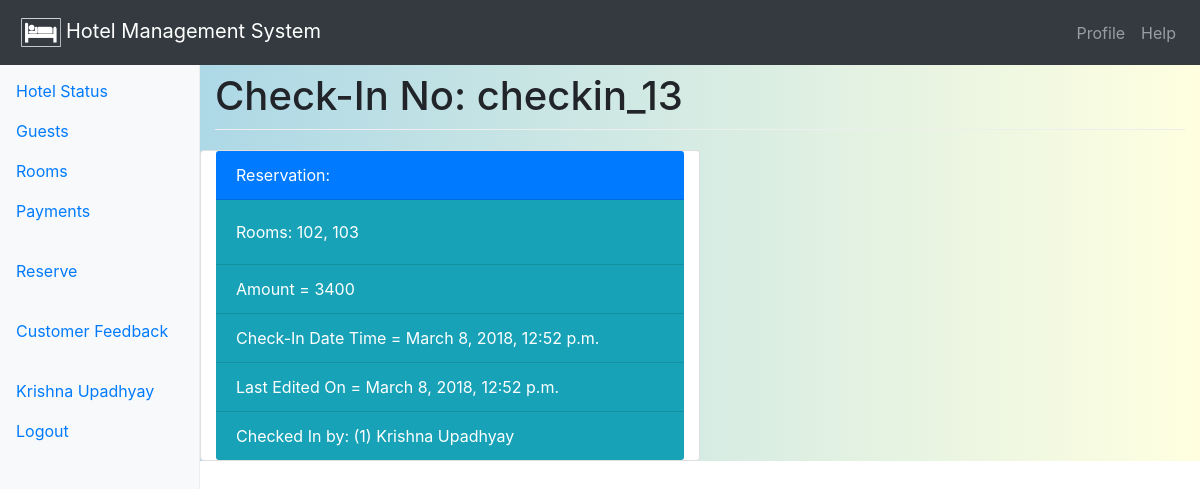
Screenshot of /payment/check_in/checkin_13 (signed in) with the database file from the repository.
### payment/models.py (models this page shows, shortened)
@python_2_unicode_compatible
class CheckIn(models.Model):
    id = models.CharField(max_length=50, primary_key=True, blank=True, editable=False)
    reservation = models.OneToOneField(Reservation, on_delete=models.CASCADE)
    rooms = models.CharField(max_length=50, editable=False, blank=True)
    initial_amount = models.PositiveSmallIntegerField(blank=True, editable=False)
    check_in_date_time = models.DateTimeField(default=timezone.now, editable=False)
    last_edited_on = models.DateTimeField(default=timezone.now, editable=False)
    user = models.ForeignKey(User, null=True, blank=True, on_delete=models.SET_NULL, editable=False)

### main/models.py (models this page shows)
@python_2_unicode_compatible
class Staff(models.Model):
    profile_picture = models.ImageField(upload_to='staff_img/', default='images/staff.png')
    staff_id = models.AutoField(primary_key=True)
    first_name = models.CharField(max_length=50)
    middle_name = models.CharField(max_length=50, null=False, blank=True)
    last_name = models.CharField(max_length=50)
    contact_no = models.CharField(max_length=15)
    address = models.CharField(max_length=100)
    email_address = models.EmailField()
    user = models.OneToOneField(User, on_delete=models.SET_NULL, null=True, editable=False)
    class Meta:
        ordering = ['first_name', 'middle_name', 'last_name']
        permissions = (("can_view_staff", "Can view staff"), ('can_view_staff_detail', 'Can view staff detail'))
    def __str__(self):  # Unicode support
        return '({0}) {1} {2}'.format(self.staff_id, self.first_name, self.last_name)

### payment/views.py (the view)
# urls.py: path('check_in/<str:pk>', views.CheckInDetailView.as_view(), name='check_in-detail'),
class CheckInDetailView(PermissionRequiredMixin, generic.DetailView):
    model = CheckIn
    permission_required = 'main.can_view_customer'
    num_facilities = Facility.objects.count()
    title = "Check-In Detail"
    if not num_facilities:
        facilities = Facility.objects.none()
    else:
        facilities = Facility.objects.all()
    extra_context = {
        'facilities': facilities,
        'num_facilities': num_facilities,
        'title': title,
    }
    def get_context_data(self, **kwargs):
        context = super().get_context_data(**kwargs)
        checkin = context['checkin']
        rooms = checkin.rooms
        staff = Staff.objects.filter(user=checkin.user)
        if not staff.count():
            staff = Staff.objects.none()
        else:
            staff = Staff.objects.get(user=checkin.user)
        context['staff'] = staff
        if rooms:
            new_rooms = checkin.rooms.split(', ')
            new_rooms = list(map(int, new_rooms))
            context['rooms'] = new_rooms
        return context

### main/models.py (called while the page is built)
    def __str__(self):
        return '({0}) {1} {2}'.format(self.reservation_id, self.customer.first_name, self.customer.last_name)

### main/templates/payment/checkin_detail.html
{% extends 'base.html' %}
{% block content-title %}
<h1>Check-In No: {{ checkin.id }}</h1>
{% endblock %}
{% block main-content %}
<div class="row">
    <div class="card text-left col-md-6">
        <div class="card-header bg-primary text-white"> Reservation:
            <a href="{% url 'reservation-detail' checkin.reservation.reservation_id %}">{{ checkin.reservation }}</a>
        </div>
        <div class="card-body bg-info text-white">Rooms:
            {% for room in rooms %}
            <a href="{% url 'room-detail' room %}" class="text-white">{{ room }}</a>{% if not forloop.last %}, {% endif %}
            {% empty %}No rooms in the reservation.
            {% endfor %}
        </div>
        <div class="card-footer bg-info text-white">Amount = {{ checkin.initial_amount }}</div>
        <div class="card-footer bg-info text-white">Check-In Date Time = {{ checkin.check_in_date_time }}</div>
        <div class="card-footer bg-info text-white">Last Edited On = {{ checkin.last_edited_on }}
        </div>
        <div class="card-footer bg-info text-white">
            Checked In by: {% if staff.count == 0 %} {{ checkin.user }}{% else %}
            <a href="{% url 'staff-detail' staff.staff_id %}" class="text-white">{{ staff }}</a>
            {% endif %}
        </div>
    </div>
</div>
{% endblock %}

### main/templates/base.html (shortened to what this page needs)
{% load i18n %}
<!doctype html>
<html lang="en">
<head>
    <link rel="stylesheet" href="https://maxcdn.bootstrapcdn.com/bootstrap/4.0.0/css/bootstrap.min.css"
>
    <link rel="stylesheet" href="//code.jquery.com/ui/1.12.1/themes/base/jquery-ui.css">
    {% load static %}
    <link href="{% static 'css/styles.css' %}" rel="stylesheet">
</head>
<body>
<header>
    <nav class="navbar navbar-expand-md navbar-dark fixed-top bg-dark">
        <a class="navbar-brand" href="{% url 'index' %}">
            <img src="{% static "/img/hotel-fav-icon.png" %}" style="width:50px; height=50px; padding:5px;">Hotel Management System</a>
        <div class="collapse navbar-collapse justify-content-end" id="top_navbar">
            <ul class="navbar-nav">
                {% block navbar-items %}
                    {% if user.is_authenticated %}
                        <li class="nav-item">
                            <a class="nav-link" href="{% url 'profile' %}">Profile</a>
                        </li>
                    {% endif %}
                    <li class="nav-item">
                        <a class="nav-link" href="#">Help</a>
                    </li>
                {% endblock %}
            </ul>
        </div>
    </nav>
</header>
<div class="container-fluid">
    <div class="row">
        {% block sidebar %}
            <nav class="col-sm-3 col-md-2 d-none d-sm-block bg-light sidebar">
                {% block sidebar-items %}
                    <ul class="nav nav-pills flex-column">
                        <li class="nav-item">
                            <a class="nav-link" href="{% url 'index' %}">Hotel
                                Status</a>
                        </li>
                        <li class="nav-item">
                            <a class="nav-link" href="{% url 'guest-list' %}">Guests</a>
                        </li>
                        <li class="nav-item">
                            <a class="nav-link" href="{% url 'rooms' %}">Rooms</a>
                        </li>
                        <li class="nav-item">
                            <a class="nav-link" href="{% url 'payment-index' %}">Payments</a>
                        </li>
                    </ul>
                    {% if user.is_superuser %}
                    <ul class="nav nav-pills flex-column">
                        <li class="nav-item">
                            <a class="nav-link" href="{% url 'reservations' %}">Reservations</a>
                        </li>
                        <li class="nav-item">
                            <a class="nav-link" href="{% url 'check_in-list' %}">Check-ins</a>
                        </li>
                        <li class="nav-item">
                            <a class="nav-link" href="{% url 'check_out-list' %}">Check-outs</a>
                        </li>
                    </ul>
                    {% else %}
                    <ul class="nav nav-pills flex-column">
                        <li class="nav-item">
                            <a class="nav-link" href="{% url 'reserve' %}">Reserve</a>
                        </li>
                    </ul>
                    {% endif %}
                    <ul class="nav nav-pills flex-column">
                        <li class="nav-item">
                            <a class="nav-link" href="#">Customer Feedback</a>
                        </li>
                    </ul>
                    <ul class="nav nav-pills flex-column">
                        {% block login-status %}
                            {% if user.is_authenticated %}
                                <li class="nav-item">
                                    <a class="nav-link" href="#">{{ user.first_name }} {{ user.last_name }}</a>
                                    <a class="nav-link" href="{% url 'logout' %}?next={{ request.path }}">Logout</a>
                                </li>
                            {% endif %}
                        {% endblock %}
                    </ul>
                {% endblock %}
            </nav>
        {% endblock %}
        <main role="main" class="col-sm-9 ml-sm-auto col-md-10 pt-3"
              style="background: linear-gradient(to right, lightblue, lightyellow)">
            {% block content-title %}{% endblock %}
            {% block main-content %}{% endblock %}
        </main>
    </div>
</div>
{% load static %}
</body>
</html>

### main/static/css/styles.css (style rules this page uses)
body { padding-top: 3.5rem; }
h1 { padding-bottom: 9px; margin-bottom: 20px; border-bottom: 1px solid #eee; }
.sidebar { position: fixed; top: 51px; bottom: 0; left: 0; z-index: 1000; padding: 20px 0; overflow-x: hidden; overflow-y: auto; border-right: 1px solid #eee; }
.sidebar .nav { margin-bottom: 20px; }
.sidebar .nav-item { width: 100%; }
.sidebar .nav-item + .nav-item { margin-left: 0; }
.sidebar .nav-link { border-radius: 0; }

### rows the page displays
CheckIn: id "checkin_13", initial_amount "3400", check_in_date_time "March 8, 2018, 12:52 p.m.", last_edited_on "March 8, 2018, 12:52 p.m."
Staff: staff_id+first_name+last_name "(1) Krishna Upadhyay"

### other values shown
{{ user.first_name }} "Krishna"
{{ user.last_name }} "Upadhyay"
{{ room }} "102" "103"
